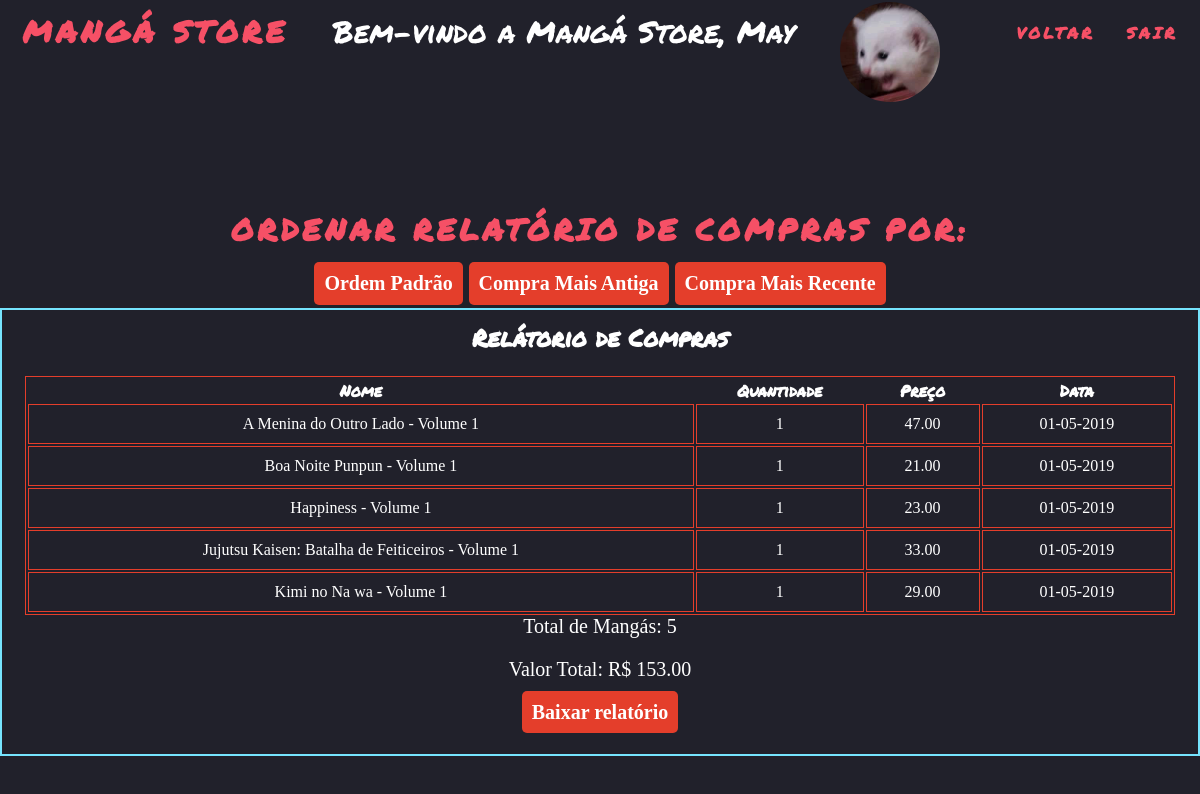
/pages/relatorio/relatorio.php (signed in), run on an earlier commit of the app's database.
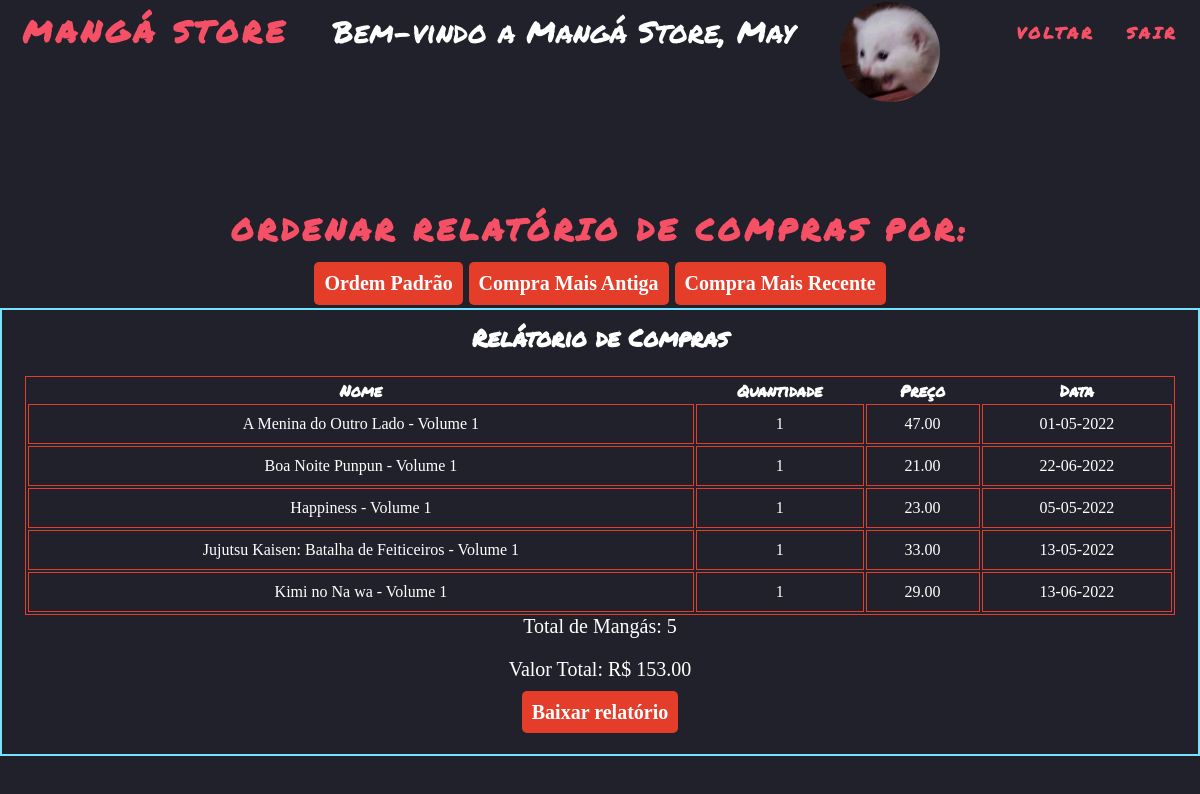
And on a later commit of the database.
### tables this page shows
CREATE TABLE IF NOT EXISTS `relatorio`(
    `id` INT(11) NOT NULL AUTO_INCREMENT,
    `titulo` VARCHAR(255) NOT NULL,
    `quantidade` INT(11) NOT NULL,
    `preco` DECIMAL(10, 2) NOT NULL,
    `data` DATE NOT NULL,
    `id_usuario` INT(11) NOT NULL,
    PRIMARY KEY (`id`),
    FOREIGN KEY (`id_usuario`) REFERENCES `usuario`(`id`)
);

### pages/relatorio/relatorio.php (the view, shortened to what this page needs)
<?php
include_once('../connection/config.php');
if (isset($_POST['ASC'])) {
    $asc_query = "SELECT * FROM relatorio WHERE id_usuario = '" . $_SESSION["id_usuario"] . "' ORDER BY data ASC";
    $result = $con->query($asc_query);
}
elseif (isset($_POST['DESC'])) {
    $desc_query = "SELECT * FROM relatorio WHERE id_usuario = '" . $_SESSION["id_usuario"] . "' ORDER BY data DESC";
    $result = $con->query($desc_query);
} elseif (isset($_POST['Normal'])) {
    $default_query = "SELECT * FROM relatorio WHERE id_usuario = '" . $_SESSION["id_usuario"] . "'";
    $result = $con->query($default_query);
} else {
    $default_query = "SELECT * FROM relatorio WHERE id_usuario = '" . $_SESSION["id_usuario"] . "'";
    $result = $con->query($default_query);
}
$query_relatorio = "SELECT COUNT(id) AS qnt_relatorio FROM relatorio WHERE id_usuario = '" . $_SESSION["id_usuario"] . "'";
$query_valor = "SELECT SUM(preco) AS valor_total FROM relatorio WHERE id_usuario = '" . $_SESSION["id_usuario"] . "'";
function invdata($data)
{
    $parte = explode("-", $data);
    return ($parte[2] . "-" . $parte[1] . "-" . $parte[0]);
}
?>
<!DOCTYPE html>
<html lang="pt-br">
<head>
    <link rel="stylesheet" href="relatorio.css">
    <link rel="stylesheet" href="../../src/css/index.css">
</head>
<body>
    <header>
        <nav class="menu">
            <h1 class="logo">Mangá Store</h1>
            <p class="bem-vindo">Bem-vindo a Mangá Store, <?php echo $_SESSION["nome"]; ?></p>
            <img class="avatar" src="<?php echo $_SESSION["avatar"]; ?>" alt="">
            <ul class="nav-list">
                <li><a href="../sistema/sistema.php">Voltar</a></li>
                <li><a href="../login/login.php">Sair</a></li>
            </ul>
        </nav>
    </header>
    <main>
        <section class="sistema">
            <div class="sistema-box">
                <div class="box-ordenar">
                    <form action="relatorio.php" method="POST">
                        <div id="ordenar">
                            <p>Ordenar relatório de compras por:</p>
                            <input class="btn-ordenar" type="submit" name="Normal" value="Ordem Padrão">
                            <input class="btn-ordenar" type="submit" name="ASC" value="Compra Mais Antiga">
                            <input class="btn-ordenar" type="submit" name="DESC" value="Compra Mais Recente">
                        </div>
                </div>
                <div class="sistema-container">
                    <h2>Relátorio de Compras</h2>
                    <div class="table-container">
                        <table class="table">
                            <thead>
                                <tr>
                                    <th scope="col">Nome</th>
                                    <th scope="col">Quantidade</th>
                                    <th scope="col">Preço</th>
                                    <th scope="col">Data</th>
                                </tr>
                            </thead>
                            <tbody>
                                <?php
                                while ($manga_data = mysqli_fetch_assoc($result)) {
                                    echo "<tr>";
                                    echo "<td>" . $manga_data['titulo'] . "</td>";
                                    echo "<td>" . $manga_data['quantidade'] . "</td>";
                                    echo "<td>" . $manga_data['preco'] . "</td>";
                                    echo "<td>" . invdata($manga_data['data']) . "</td>";
                                    echo "</tr>";
                                }
                                ?>
                            </tbody>
                        </table>
                    </div>
                    <?php
                    $result_relatorio = $con->query($query_relatorio);
                    $relatorio_data = mysqli_fetch_assoc($result_relatorio);
                    echo "<p class='qnt-relatorio'>Total de Mangás: " . $relatorio_data['qnt_relatorio'] . "</p>";
                    $result_valor = $con->query($query_valor);
                    $valor_data = mysqli_fetch_assoc($result_valor);
                    echo "<p class='valor-total'>Valor Total: R$ " . $valor_data['valor_total'] . "</p>";
                    ?>
                    <button><a href="gerarPdf.php" target="_blank" class="btn-baixar">Baixar relatório</a></button>
                </div>
            </div>
        </section>
    </main>
</body>
</html>

What changed in the data, as far as the page shows it:
changed relatorio "A Menina do Outro Lado - Volume 1": data "01-05-2019" → "01-05-2022"
changed relatorio "Boa Noite Punpun - Volume 1": data "01-05-2019" → "22-06-2022"
changed relatorio "Happiness - Volume 1": data "01-05-2019" → "05-05-2022"
changed relatorio "Jujutsu Kaisen: Batalha de Feiticeiros - Volume 1": data "01-05-2019" → "13-05-2022"
changed relatorio "Kimi no Na wa - Volume 1": data "01-05-2019" → "13-06-2022"
